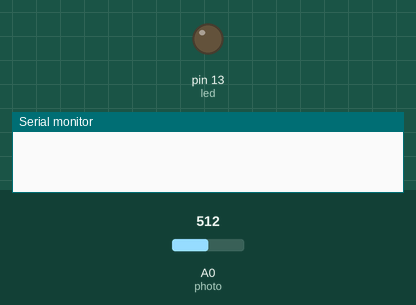
Bench run of a sketch on a simulated Arduino Uno, built with avr-gcc and run on an emulated ATmega328P. On the bench: output pins drawn as LEDs (lit = HIGH), the last lines printed to the serial monitor. Inputs (shaded band) come from the test bench; at power-on: A0 (photo) = 512.

Above: at 2.7 s.
2.8 s: A0 (photo) set to 687
4.3 s: A0 (photo) set to 712
At 4.6 s:
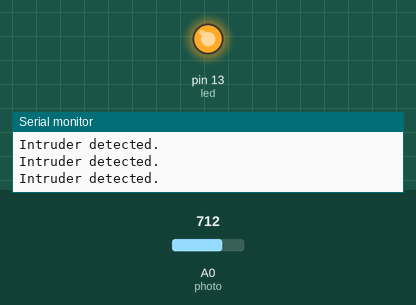
Timing chart, 0 to 7.3 s (numbered marks = the images above; inputs shaded):
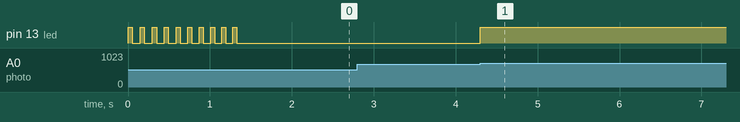

Measured:
- the behaviour switches between 700 and 701 on A0 (photo) (found by bisection; images 0 and 1)
- after the input at 2.8 s, every drawn part: stays the same
- after the input at 4.3 s, pin 13 (led): LOW → HIGH at once

The sketch:

nightlight.ino
```cpp
int photo = 0;
int led = 13;
int luminosity = 0;


void setup() {
  // put your setup code here, to run once:
  Serial.begin(9600);
  pinMode(led, OUTPUT);
  pinMode(photo, INPUT);

  for (int x=0; x<10; x++){
    digitalWrite(led,HIGH);
    delay(50);
    digitalWrite(led,LOW);
    delay(100-2*x);
  }
  delay(100);
}

void loop () {
  luminosity = analogRead(photo);

  if (luminosity > 700) {
    digitalWrite(led,HIGH);
    Serial.println("Intruder detected.");
  }

}
```
